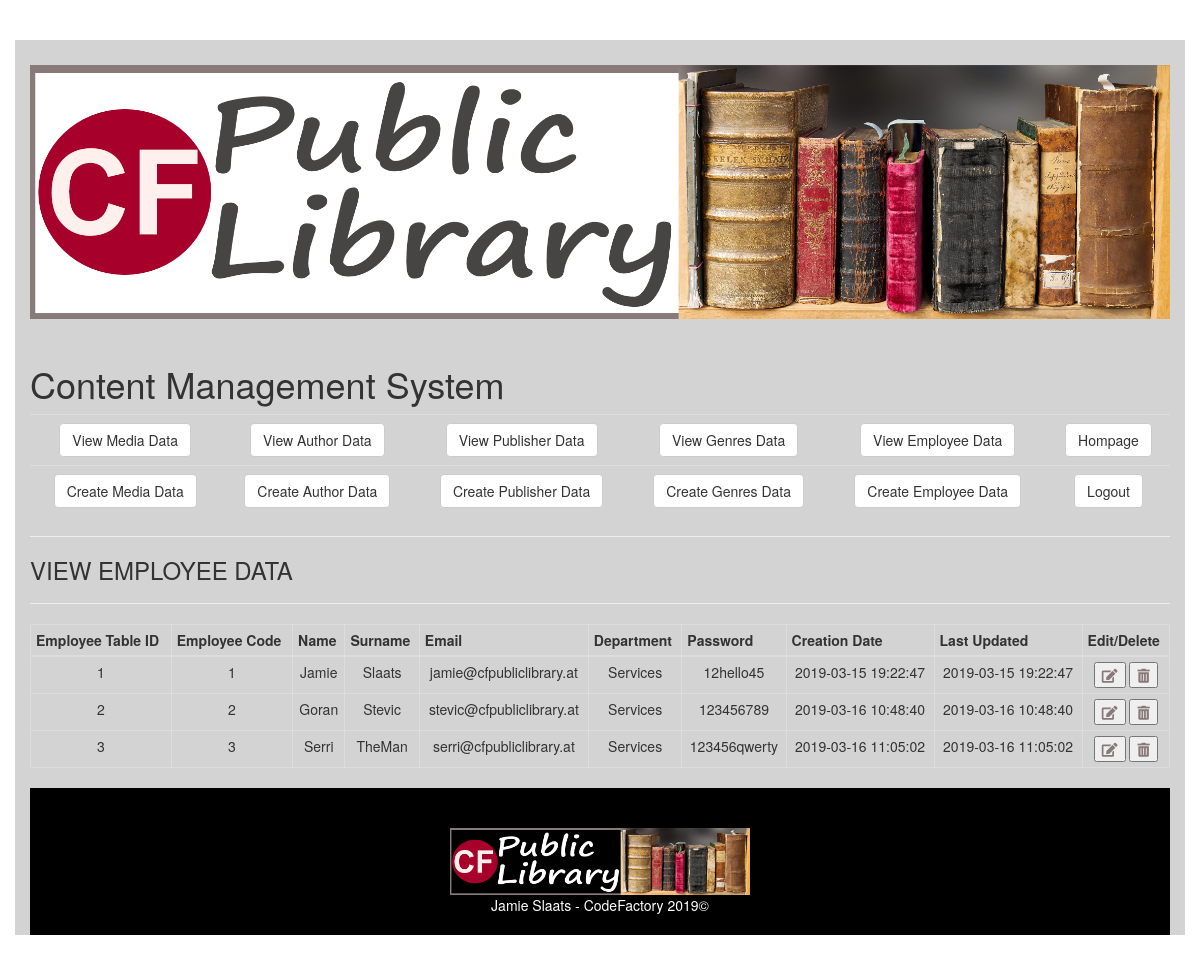
/viewemployee.php, run on the app's committed database.
### tables this page shows
CREATE TABLE `employee` (
  `Employee_ID` int(11) NOT NULL,
  `Empl_Code` int(20) DEFAULT NULL,
  `Name` varchar(255) DEFAULT NULL,
  `Surname` varchar(255) DEFAULT NULL,
  `Email` varchar(255) DEFAULT NULL,
  `Department` varchar(255) DEFAULT NULL,
  `Password` varchar(255) DEFAULT NULL,
  `Created_at` timestamp NOT NULL DEFAULT CURRENT_TIMESTAMP,
  `Updated_at` timestamp NOT NULL DEFAULT CURRENT_TIMESTAMP ON UPDATE CURRENT_TIMESTAMP
);

### viewemployee.php (the view, shortened to what this page needs)
<!DOCTYPE html>
<html>
<head>
	<link href="CSS/headertablefooter.css" rel="stylesheet">
	<link href="CSS/signin.css" rel="stylesheet">
	<link rel="stylesheet" href="https://use.fontawesome.com/releases/v5.7.2/css/all.css">
	<link rel="stylesheet" href="https://maxcdn.bootstrapcdn.com/bootstrap/3.3.7/css/bootstrap.min.css">
</head>
<body>
	<div class="container">
		<header id="header" class="header">
			<div class="headerlogo" id="headerlogo">
				<img src="IMG/cfpubliclibrarylogo.png" alt="CF Public Library Logo">
			</div>
		</header>
		<div class="headertitle" id="headertitle" >
			<h1>Content Management System</h1>
		</div>
		<div class="">
		<table class="table table-responsive">
				<tr>
					<tr>
					<td><a href="viewmedia.php"><button class="btn btn-default">View Media Data</button></a></td>
					<td><a href="viewauthor.php"><button class="btn btn-default">View Author Data</button></a></td>
					<td><a href="viewpublisher.php"><button class="btn btn-default">View Publisher Data</button></a></td>
					<td><a href="viewgenres.php"><button class="btn btn-default">View Genres Data</button></a></td>
					<td><a href="viewemployee.php"><button class="btn btn-default">View Employee Data</button></a></td>
					<td><a href="indexcfpublib.php"><button class="btn btn-default">Hompage</button></a></td>
				</tr>
					<tr>
					<td><a href="createmedia.php"><button class="btn btn-default">Create Media Data</button></a></td>
					<td><a href="createauthor.php"><button class="btn btn-default">Create Author Data</button></a></td>
					<td><a href="createpublisher.php"><button class="btn btn-default">Create  Publisher Data</button></a></td>
					<td><a href="creategenres.php"><button class="btn btn-default">Create  Genres Data</button></a></td>
					<td><a href="createemployee.php"><button class="btn btn-default">Create  Employee Data</button></a></td>
					<td><a href="logout.php"><button class="btn btn-default">Logout</button></a></td>
				</tr>
		</table>
		</div>
		<hr>
		<div>
			<H3>VIEW EMPLOYEE DATA</H3>
		</div>
		<hr>
		<div class="manageTable">
   			<table border="0" cellspacing="0" cellpadding="0" class="table table-bordered table-condensed">
     			<thead>
       				<tr>
				       	<th>Employee Table ID</th>
				        <th>Employee Code</th>
				        <th>Name</th>
				        <th>Surname</th>
				        <th>Email</th>
				        <th>Department</th>
				        <th>Password</th>
				        <th>Creation Date</th>
				        <th>Last Updated</th>
				        <th>Edit/Delete</th>
       				</tr>
     			</thead>
      		<tbody>
       <?php
       require_once 'actions/db_connect.php';
       $sql = "SELECT * FROM employee";
       $result = $connect->query($sql);
       if($result->num_rows > 0) {
         while($row = $result->fetch_assoc()) {
           echo "<tr>
           <td>".$row['Employee_ID']."</td>
           <td>".$row['Empl_Code']."</td>
           <td>".$row['Name']."</td>
           <td>".$row['Surname']."</td>
           <td>".$row['Email']."</td>
           <td>".$row['Department']."</td>
           <td>".$row['Password']."</td>
           <td>".$row['Created_at']."</td>
           <td>".$row['Updated_at']."</td>
           <td>
           <a href='update.php?id=".$row['Employee_ID']."'><button type='button'><i class='fas fa-edit'></i></button></a>
           <a href='delete.php?id=".$row['Employee_ID']."'><button type='button'><i class='fas fa-trash-alt'></i></button></a>
           </td>
           </tr>";
         }
       } else {
         echo "<tr><td colspan='9'><center>No Data Avaliable</center></td></tr>";
       }
       ?>
     		</tbody>
   			</table>
 		</div>
		<footer id="footer">
			<div>
				<img class="center-block" src="IMG/cfpubliclibraryblack.png" alt="CF Public Library Logo" width="300">
			</div>
			<div class="copyright text-center">
				<p>Jamie Slaats - CodeFactory 2019&#169;</p>
			</div>
		</footer>
</div>
</body>
</html>

### CSS/headertablefooter.css (style rules this page uses)
body { padding-top: 40px; padding-bottom: 40px; background-color: #eee; }
.container { background-color: lightgray; }
.headerlogo img { width: 100%; padding-top: 25px; padding-bottom: 25px; }
td { text-align: center; }
.fas { color: #887A79; }
#footer { padding: 40px 0px 10px 0px; background-color: black; color: white; }

### CSS/signin.css (style rules this page uses)
body { padding-top: 40px; padding-bottom: 40px; background-color: #eee; }

### data on the page
employee: Employee_ID "1", Empl_Code "1", Name "Jamie", Surname "Slaats", Email "jamie@cfpubliclibrary.at", Department "Services", Password "12hello45", Created_at "2019-03-15 19:22:47", Updated_at "2019-03-15 19:22:47"
employee: Employee_ID "2", Empl_Code "2", Name "Goran", Surname "Stevic", Email "stevic@cfpubliclibrary.at", Department "Services", Password "123456789", Created_at "2019-03-16 10:48:40", Updated_at "2019-03-16 10:48:40"
employee: Employee_ID "3", Empl_Code "3", Name "Serri", Surname "TheMan", Email "serri@cfpubliclibrary.at", Department "Services", Password "123456qwerty", Created_at "2019-03-16 11:05:02", Updated_at "2019-03-16 11:05:02"
